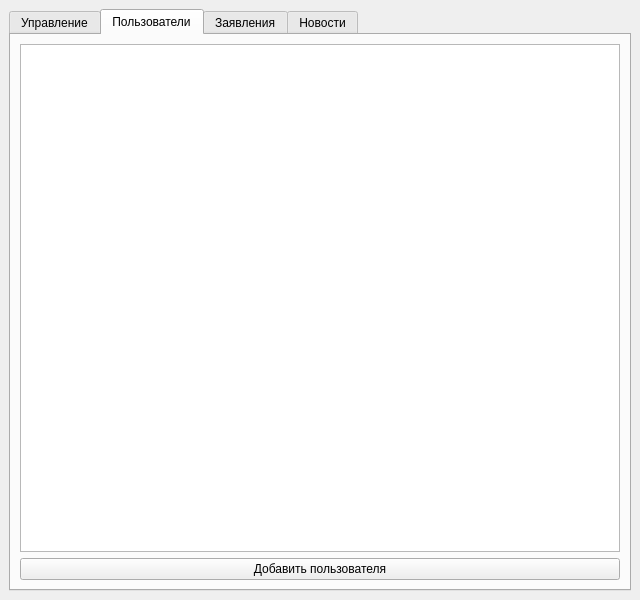
<?xml version="1.0" encoding="UTF-8"?>
<ui version="4.0">
 <class>AdminWindow</class>
 <widget class="QMainWindow" name="AdminWindow">
  <property name="geometry">
   <rect>
    <x>0</x>
    <y>0</y>
    <width>640</width>
    <height>600</height>
   </rect>
  </property>
  <property name="windowTitle">
   <string>Панель администратора</string>
  </property>
  <widget class="QWidget" name="centralwidget">
   <layout class="QVBoxLayout" name="verticalLayout">
    <item>
     <widget class="QTabWidget" name="tabWidget">
      <property name="currentIndex">
       <number>1</number>
      </property>
      <widget class="QWidget" name="tab">
       <attribute name="title">
        <string>Управление</string>
       </attribute>
       <layout class="QVBoxLayout" name="verticalLayout_2">
        <item>
         <widget class="QPushButton" name="changedata">
          <property name="font">
           <font>
            <pointsize>16</pointsize>
           </font>
          </property>
          <property name="text">
           <string>Изменить данные проживающего</string>
          </property>
          <property name="iconSize">
           <size>
            <width>16</width>
            <height>16</height>
           </size>
          </property>
         </widget>
        </item>
        <item>
         <widget class="QPushButton" name="changesumma">
          <property name="font">
           <font>
            <pointsize>16</pointsize>
           </font>
          </property>
          <property name="text">
           <string>Изменить счет проживающего</string>
          </property>
         </widget>
        </item>
        <item>
         <widget class="QPushButton" name="addpost">
          <property name="enabled">
           <bool>true</bool>
          </property>
          <property name="sizePolicy">
           <sizepolicy hsizetype="Minimum" vsizetype="Maximum">
            <horstretch>0</horstretch>
            <verstretch>0</verstretch>
           </sizepolicy>
          </property>
          <property name="font">
           <font>
            <pointsize>16</pointsize>
           </font>
          </property>
          <property name="text">
           <string>Добавить пост</string>
          </property>
         </widget>
        </item>
        <item>
         <spacer name="verticalSpacer">
          <property name="orientation">
           <enum>Qt::Orientation::Vertical</enum>
          </property>
          <property name="sizeHint" stdset="0">
           <size>
            <width>20</width>
            <height>40</height>
           </size>
          </property>
         </spacer>
        </item>
       </layout>
      </widget>
      <widget class="QWidget" name="tab_2">
       <attribute name="title">
        <string>Пользователи</string>
       </attribute>
       <layout class="QVBoxLayout" name="verticalLayout_3">
        <item>
         <widget class="QTableView" name="tableView"/>
        </item>
        <item>
         <widget class="QPushButton" name="addUserBtn">
          <property name="text">
           <string>Добавить пользователя</string>
          </property>
         </widget>
        </item>
       </layout>
      </widget>
      <widget class="QWidget" name="tab_3">
       <attribute name="title">
        <string>Заявления</string>
       </attribute>
       <layout class="QVBoxLayout" name="verticalLayout_4">
        <item>
         <widget class="QListWidget" name="bigElementsList"/>
        </item>
       </layout>
      </widget>
      <widget class="QWidget" name="tab_4">
       <attribute name="title">
        <string>Новости</string>
       </attribute>
       <layout class="QVBoxLayout" name="verticalLayout_5">
        <item>
         <widget class="QListWidget" name="notesList"/>
        </item>
       </layout>
      </widget>
     </widget>
    </item>
   </layout>
  </widget>
 </widget>
 <resources/>
 <connections/>
</ui>
